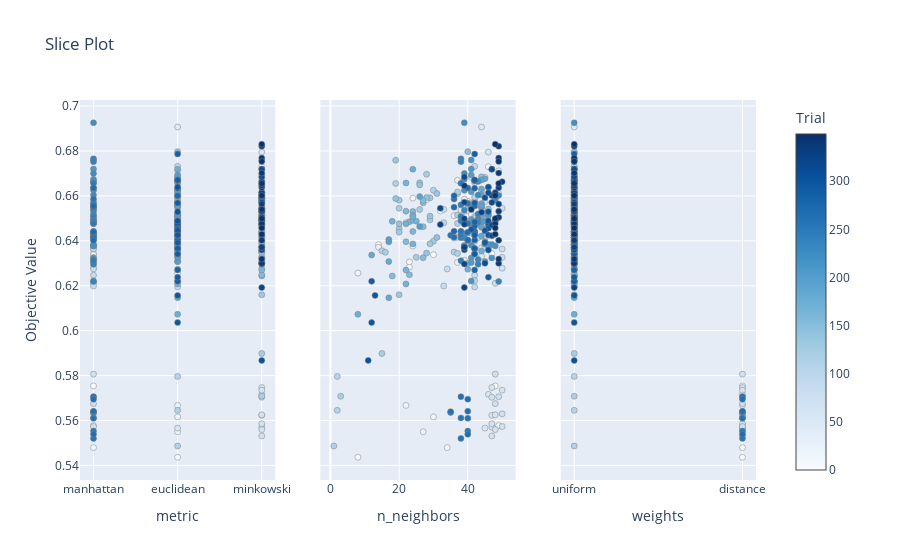

Notebook source saved alongside this figure:
### Code cell
optuna.visualization.plot_slice(study)

### Figure 1 — Plotly figure (JSON) as saved in the notebook; plotly's stock layout.template omitted (floating-point values rounded to 4 significant figures; data arrays with more than 128 entries replaced by an {"elided": "..."} marker saying what was removed)
{"data": [{"marker": {"color": {"elided": "350 int values"}, "colorbar": {"title": {"text": "Trial"}, "x": 1, "xpad": 40}, "colorscale": [[0, "rgb(247,251,255)"], [0.125, "rgb(222,235,247)"], [0.25, "rgb(198,219,239)"], [0.375, "rgb(158,202,225)"], [0.5, "rgb(107,174,214)"], [0.625, "rgb(66,146,198)"], [0.75, "rgb(33,113,181)"], [0.875, "rgb(8,81,156)"], [1, "rgb(8,48,107)"]], "line": {"color": "Grey", "width": 0.5}, "showscale": true}, "mode": "markers", "showlegend": false, "type": "scatter", "x": {"elided": "350 str values"}, "xaxis": "x", "y": {"elided": "350 float values"}, "yaxis": "y"}, {"marker": {"color": {"elided": "350 int values"}, "colorbar": {"title": {"text": "Trial"}, "x": 1, "xpad": 40}, "colorscale": [[0, "rgb(247,251,255)"], [0.125, "rgb(222,235,247)"], [0.25, "rgb(198,219,239)"], [0.375, "rgb(158,202,225)"], [0.5, "rgb(107,174,214)"], [0.625, "rgb(66,146,198)"], [0.75, "rgb(33,113,181)"], [0.875, "rgb(8,81,156)"], [1, "rgb(8,48,107)"]], "line": {"color": "Grey", "width": 0.5}, "showscale": false}, "mode": "markers", "showlegend": false, "type": "scatter", "x": {"elided": "350 int values"}, "xaxis": "x2", "y": {"elided": "350 float values"}, "yaxis": "y2"}, {"marker": {"color": {"elided": "350 int values"}, "colorbar": {"title": {"text": "Trial"}, "x": 1, "xpad": 40}, "colorscale": [[0, "rgb(247,251,255)"], [0.125, "rgb(222,235,247)"], [0.25, "rgb(198,219,239)"], [0.375, "rgb(158,202,225)"], [0.5, "rgb(107,174,214)"], [0.625, "rgb(66,146,198)"], [0.75, "rgb(33,113,181)"], [0.875, "rgb(8,81,156)"], [1, "rgb(8,48,107)"]], "line": {"color": "Grey", "width": 0.5}, "showscale": false}, "mode": "markers", "showlegend": false, "type": "scatter", "x": {"elided": "350 str values"}, "xaxis": "x3", "y": {"elided": "350 float values"}, "yaxis": "y3"}], "layout": {"title": {"text": "Slice Plot"}, "xaxis": {"anchor": "y", "domain": [0, 0.2889], "title": {"text": "metric"}}, "xaxis2": {"anchor": "y2", "domain": [0.3556, 0.6444], "title": {"text": "n_neighbors"}}, "xaxis3": {"anchor": "y3", "domain": [0.7111, 1], "title": {"text": "weights"}}, "yaxis": {"anchor": "x", "domain": [0, 1], "title": {"text": "Objective Value"}}, "yaxis2": {"anchor": "x2", "domain": [0, 1], "matches": "y", "showticklabels": false}, "yaxis3": {"anchor": "x3", "domain": [0, 1], "matches": "y", "showticklabels": false}}}
